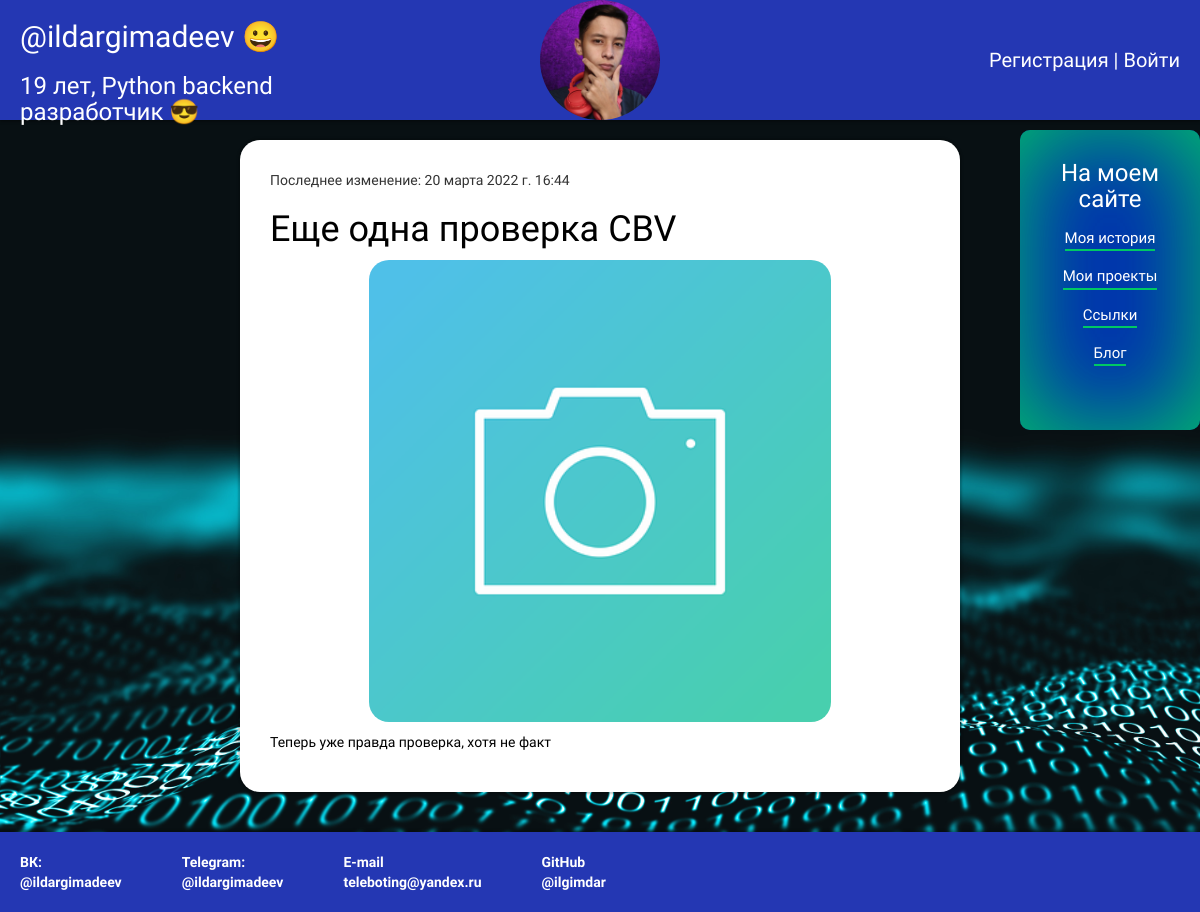
Screenshot of /articles/21/ with the database file from the repository.
### blog/models.py (models this page shows, shortened)
class Post(models.Model):
    author = models.ForeignKey(settings.AUTH_USER_MODEL, on_delete=models.CASCADE, verbose_name='Автор статьи')
    title = models.CharField(max_length=200, verbose_name='Заголовок')
    text = models.TextField(verbose_name='Текст статьи')
    created_date = models.DateTimeField(default=timezone.now)
    published_date = models.DateTimeField(blank=True, null=True, verbose_name='Дата публикации')
    photo = models.ImageField(null=True)
    cat = models.ForeignKey('Category', on_delete=models.PROTECT, null=True, verbose_name='Категория')
    class Meta:
        verbose_name = 'Пост'
        verbose_name_plural = 'Посты'
        ordering = ['id']

### articles/views.py (the view)
# urls.py: path('<int:pk>/', PostDetail.as_view(), name='post_detail'),
class PostDetail(View):
    template_name = 'articles/post_detail.html'
    def dispatch(self, request, *args, **kwargs):
        if request.method == "POST":
            if request.POST['post_delete'] is not None:
                return redirect('post_delete', pk=self.kwargs['pk'])
        post = get_object_or_404(Post, pk=self.kwargs['pk'])
        return render(request, self.template_name, {'post': post})

### articles/templates/articles/post_detail.html (shortened to what this page needs)
{% extends 'blog/base.html' %}
{% load static %}
{% block content %}
<div class="post_full">
    {% if post.published_date %}
    <div class="date">
        Последнее изменение: {{ post.published_date }}
    </div>
    {% endif %}
    <h1 class="post-name">{{ post.title }}</h1>
    {% if post.photo %}
    <div class="post_full_img">
        <p><img src="{{ post.photo.url }}"></p>
    </div>
    {% else %}
    <div class="post_full_img">
        <p><img src="{% static 'images/default.png'%}"></p>
    </div>
    {% endif %}
    <p>{{ post.text|linebreaksbr }}</p>
</div>
{% endblock %}

### blog/static/css/styles.css (style rules this page uses)
html { scroll-behavior: smooth; }
body { font-family: 'Nunito Sans', sans-serif; background: url('/../static/images/blue_back.jpg'); background-repeat: no-repeat; background-size: cover; background-attachment: fixed; }
img { pointer-events: none; }
h1 { color: white; }
p { color: black; }
.post-name { color: black; }
.post_full { background: #ffffff; border-radius: 20px; display:block; width: 60%; margin-top: 20px; margin-left: auto; margin-right: auto; box-shadow: 0px 0px 2px 2px rgba(0, 0, 0, 0.2); padding: 30px; }
.post_full_img { text-align: center; }
.post_full_img img { width: 70%; margin-left: auto; margin-right: auto; border-radius: 20px; }

### rows the page displays
Post: published_date "20 марта 2022 г. 16:44", title "Еще одна проверка CBV", photo (placeholder picture), text "Теперь уже правда проверка, хотя не факт"
